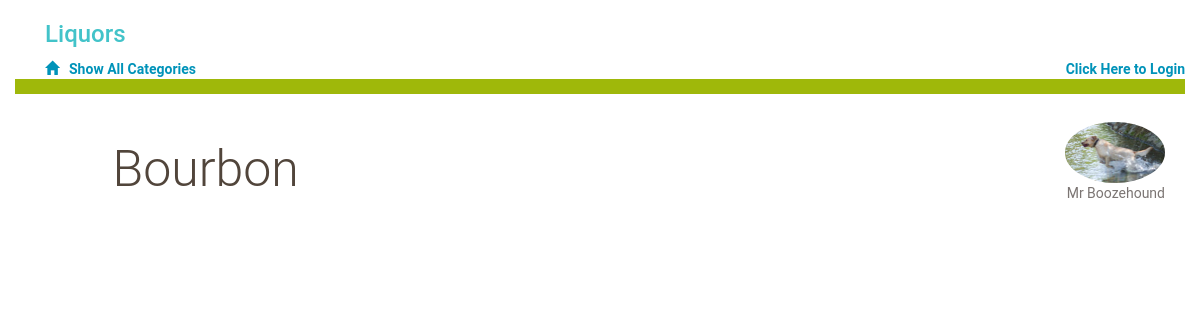
The app's page /category/4/ with its own data.
### database_setup.py (models this page shows, shortened)
class Category(Base):
	__tablename__ = 'category'
	id = Column(Integer, primary_key=True)
	name = Column(String(250), nullable=False)
	user_id = Column(Integer, ForeignKey('user.id'))
	user = relationship(User)

class User(Base):
	__tablename__ = 'user'
	id = Column(Integer, primary_key=True)
	name = Column(String(250), nullable=False)
	email = Column(String(250), nullable=False)
	picture = Column(String(250))

### base.py (the view)
@app.route('/category/<int:category_id>/')
@app.route('/category/int:category_id/menu/')
def showMenu(category_id):
	category = session.query(Category).filter_by(id=category_id).one()
	creator = getUserInfo(category.user_id)
	items = session.query(MenuItem).filter_by(
		category_id=category_id).all()
	if 'username' not in login_session or creator.id != login_session['user_id']:
		return render_template('publicmenu.html', items=items, category=category, creator=creator)
	else:
		return render_template('menu.html', items=items, category=category, creator=creator)

### base.py (called while the page is built)
def getUserInfo(user_id):
    user = session.query(User).filter_by(id=user_id).one()
    return user

### templates/publicmenu.html (shortened to what this page needs)
{% extends "main.html" %}
{% block content %}
{% include "header.html" %}
	<div class="row divider green">
		<div class="col-md-12"></div>
	</div>
	<div class="row banner">
		<div class="col-md-11 col-md-offset-1 padding-none">
			<h1>{{category.name}}
			<figure class="creator">
				<img src="{{creator.picture}}">
				<figcaption>{{creator.name}}</figcaption>
			</figure>
			</h1>
		</div>
	</div>
	<div class="row padding-top padding-bottom">
		<div class="col-md-1"></div>
		<div class="col-md-11 padding-none">
		</div>
		<div class="col-md-7"></div>
	</div>
	<div class="row">
		<div class="col-md-1"></div>
	</div>
{% endblock %}

### static/styles.css (style rules this page uses)
body { font-family: Montserrat, sans-serif; background-image: pexels-photo-311039.jpg; }
* { font-family: "Helvetica Neue Bold", Roboto, Helvetica, Arial, sans-serif; font-weight: 700; }
h1 { font-family: "Helvetica Neue Light", Roboto, Helvetica, Arial, sans-serif; font-size: 50px; color: #51453B; line-height: 60px; font-weight: 300; }
.padding-top { padding-top: 30px; }
.padding-bottom { padding-bottom: 30px; }
.padding-none { padding: 0; }
.divider { height: 15px; }
.divider.green { background-color: #9FB80A; }
.banner h1 { margin: 45px 0; }
.creator { padding-right: 20px; margin-top: -20px; text-align: right; float:right; }
.creator img { width: 100px; border-radius: 50%; }
.creator figcaption { font-size: 14px; color: #7B7573; font-weight: 400; margin-top: -20px; }

### records on screen
Category: name "Bourbon"
User: picture (picture), name "Mr Boozehound"
